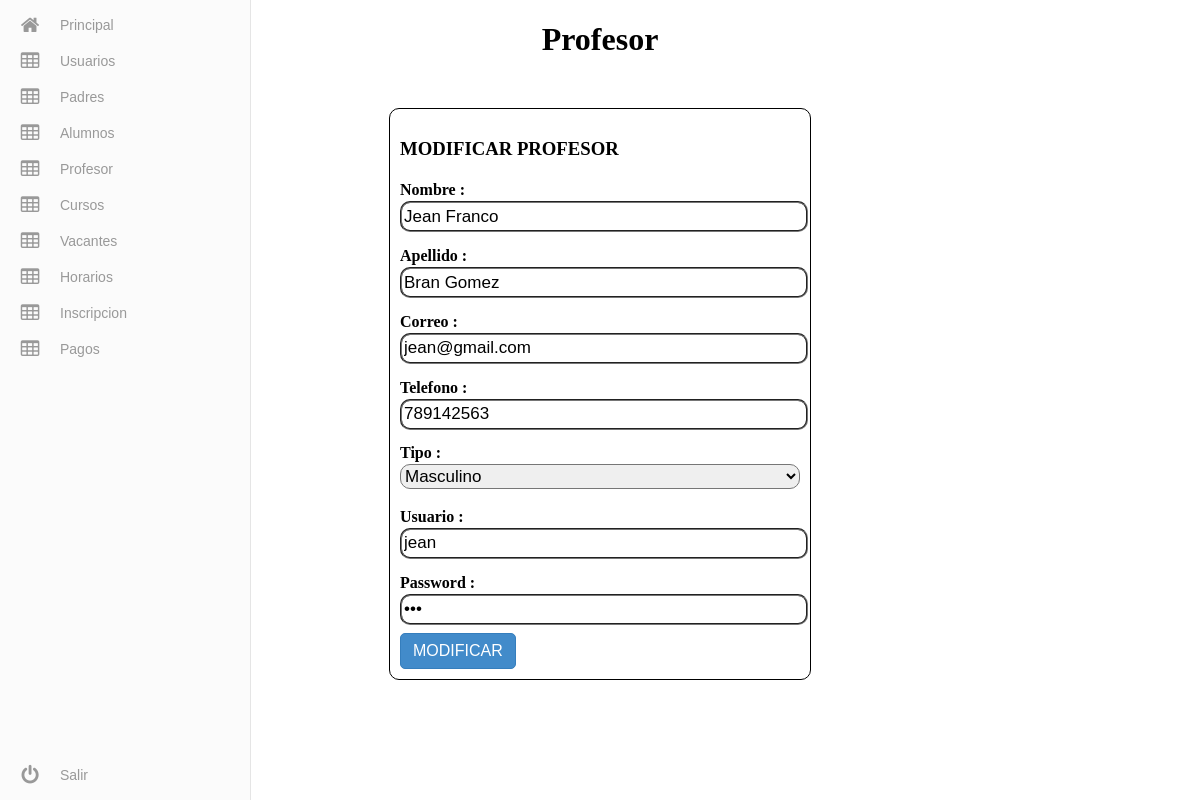
The app's page /admin/Profesor/modificar.php?id=1 (signed in) with its own data.
### tables this page shows
CREATE TABLE `profesor` (
  `id_profesor` int(11) NOT NULL,
  `nombre` varchar(45) NOT NULL,
  `paterno` varchar(45) NOT NULL,
  `materno` varchar(45) NOT NULL,
  `direccion` varchar(45) NOT NULL,
  `telefono` varchar(10) NOT NULL,
  `genero` varchar(10) NOT NULL,
  `correo` varchar(45) NOT NULL,
  `id_usuario` int(11) NOT NULL
);

CREATE TABLE `usuario` (
  `id_usuario` int(11) NOT NULL,
  `usuario` varchar(45) NOT NULL,
  `password` varchar(45) NOT NULL,
  `tipo` varchar(10) NOT NULL
);

### admin/Profesor/modificar.php (the view, shortened to what this page needs)
<?php
    $id=$_GET['id'];
    $re=mysql_query("SELECT * FROM profesor,usuario WHERE profesor.id_usuario=usuario.id_usuario AND profesor.id_profesor='".$id."'");
?>
<!DOCTYPE html>
<html >
  <head>
    <link rel="stylesheet" href="../css/menu.css">
    <link rel="stylesheet" href="../css/tabla.css?v3">
    <link rel="stylesheet" type="text/css" href="../css/jquery.dataTables.min.css">
  </head>
  <body>
    <?php
        include ('../include/menu.php');
    ?>
    <center><h1>Profesor</h1></center>
        <form action="modificar2.php" method="post">
           <?php while($row =mysql_fetch_array($re)){  ?>
            <div class="modificar">
                <h3>MODIFICAR PROFESOR</h3>
                <h4>Nombre : </h4>
                <input type="text" name="nombre" value="<?php echo $row['nombre']; ?>" required autocomplete="off" autofocus>
                <h4>Apellido : </h4>
                <input type="text" name="apellido" value="<?php echo $row['paterno']." ".$row['materno']; ?>" required autocomplete="off">
                <h4>Correo : </h4>
                <input type="email" name="correo" value="<?php echo $row['correo']; ?>" required autocomplete="off">
                <h4>Telefono :</h4>
                <input type="telefono" name="telefono" value="<?php echo $row['telefono']; ?>" required autocomplete="off">
                <h4>Tipo : </h4>
                <select name="select">
                  <option value="M" <?php if($row['genero']=='M'){ echo 'selected'; } ?>>Masculino</option>
                </select>
                <h4>Usuario : </h4>
                <input type="text" name="usuario" value="<?php echo $row['usuario']; ?>" required autocomplete="off">
                <h4>Password : </h4>
                <input class="<?php echo $error; ?>" type="password" name="nuevo" value="<?php echo $row['password']; ?>" required autocomplete="off">
                <button>MODIFICAR</button>
            </div>
            <?php } ?>
        </form>
  </body>
</html>

### admin/css/tabla.css (style rules this page uses)
.modificar { width: 400px; border: solid 1px black; border-radius: 10px; margin-top: 50px; padding: 10px; margin-left: auto; margin-right: auto; }
.modificar input,select { width: 100%; height: 25px; border-radius: 10px; border-style: groove; font-size: 17px; margin-bottom: -10px; }
.modificar h4 { width: 100%; margin-bottom: 2px; }
button { background: #428bca; border: #357ebd solid 1px; border-radius: 5px; color: #fff; display: inline-block; font-size: 16px; padding: 8px 12px; text-decoration: none; text-align: center; min-width: 40px; position: relative; transition: color .1s ease; margin-top: 15px; clear: right; cursor: pointer; }

### records on screen
profesor: nombre "Jean Franco", apellido "Bran Gomez", correo "jean@gmail.com", telefono "789142563", select "Masculino", usuario "jean"
